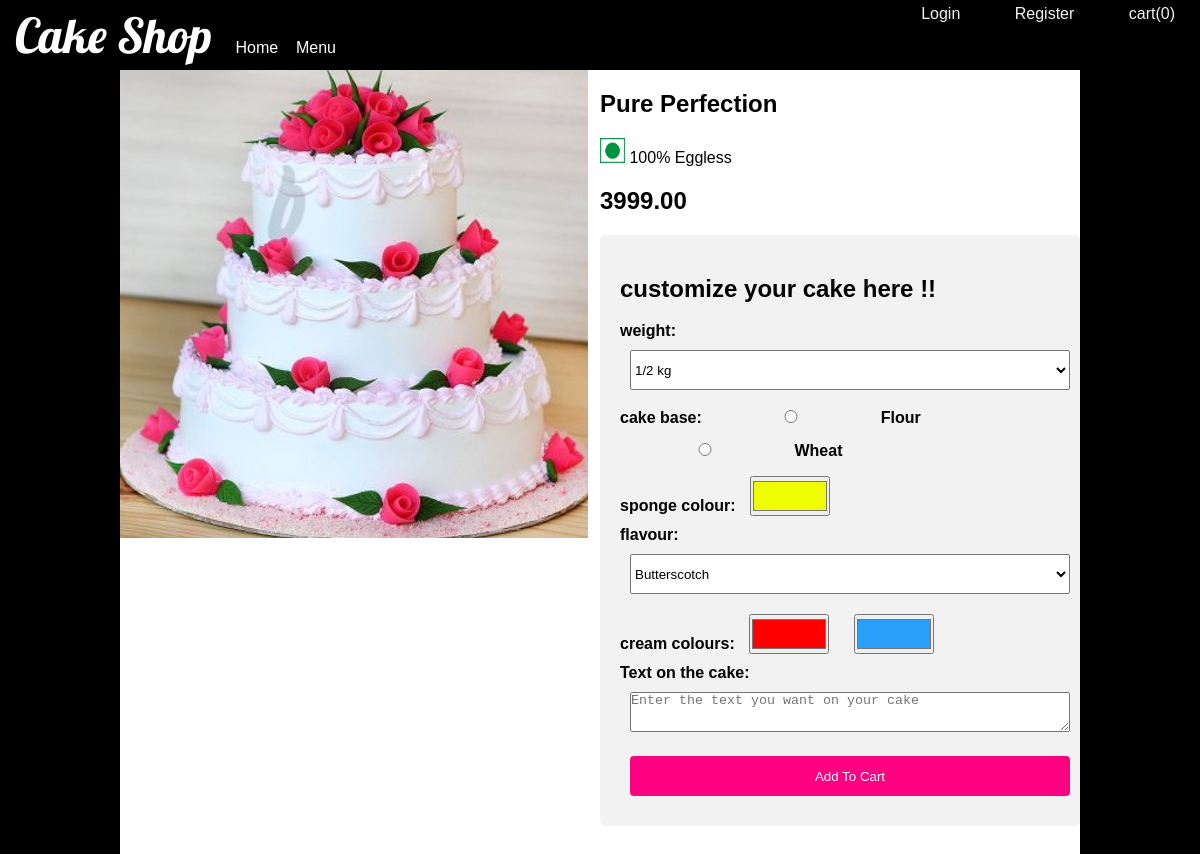
/6/, run on the app's committed database.
### store/models.py (models this page shows, shortened)
class ProductDetail(models.Model):
    name = models.CharField(max_length = 50)
    egg = models.BooleanField(default = True)
    image = models.ImageField(default='default.jpg',
                              upload_to='product_images')
    price = models.DecimalField(max_digits=6, decimal_places=2,default = 199)

### store/views.py (the view)
# urls.py: path('<int:pk>/', views.ProductDetailView.as_view(), name='store-detail'),
class ProductDetailView(DetailView,SingleObjectMixin):
    model = ProductDetail
    def get_context_data(self, **kwargs):
        if self.request.user.is_authenticated:
            customer = self.request.user.customer
            order, created = Order.objects.get_or_create(
            customer=customer, complete=False)
            items = order.orderitem_set.all()
            cartItems = order.get_cart_items
        else:
            items = []
            order = {'get_cart_total': 0, 'get_cart_items': 0}
            cartItems = order['get_cart_items']
        context = super().get_context_data(**kwargs)
        context['cartItems'] = cartItems
        return context

### templates/store/productdetail_detail.html (shortened to what this page needs)
{% extends "base.html" %} {% load static %}{% block content %}
<head>
</head>
<body bgcolor="black">
  <div class="centerDiv">
  <div class="div1">
  <div class="prodimg">
  <img class="details_img" src="{{ object.image.url }}" alt="" style="max-width:100%;max-height:100%;"/>
  </div>
  </div>
  <div class="div2">
<div class="desc"><h2>
{{ object.name }}</h2>
  <p> {% if product.egg %}
          <p class="card-text">
            <img style="width:25px;height:25px;"
              class="icon-egg"
              src="{% static 'images/non-veg.jpg' %}"
              alt=""
            />
            Contains Egg
          </p>
          {% else %}
          <p class="card-text">
            <img style="width:25px;height:25px;" class="icon-egg" src="{% static 'images/veg.jpg' %}" alt="" />
            100% Eggless
          </p>
          {% endif %}</p>
<h2><b>{{ object.price }}</b></h2>
</div>
<div id="form-messages">
<h2>customize your cake here !!</h2>
<form id="ajax-contact" method="post" >
<label for="weight">weight:</label>
  <select id="weight" name="weight">
    <option value="1/2">1/2 kg</option>
  </select><br>
  <label for="base">cake base:</label>
  <input type="radio" id="base" name="base" value="flour">
  <label for="flour">Flour</label>
  <input type="radio" id="base" name="base" value="Wheat">
  <label for="Wheat">Wheat</label><br>
<label for="sponge">sponge colour:</label>
  <input type="color" id="sponge" name="sponge" value="#eeff00">
<br>
<label for="flavour">flavour:</label>
  <select id="flavour" name="flavour">
    <option value="Butterscotch">Butterscotch</option>
  </select><br>
<label for="cream">cream colours:</label>
  <input type="color" id="cream" name="cream" value="#ff0000">
  <input type="color" id="cream" name="cream" value="#299ffa">
<br>
<label for="text">Text on the cake:</label><br>
<textarea id="message" name="message" rows="5" cols="30" placeholder="Enter the text you want on your cake"></textarea>
  <br>
  <button
                data-product="{{ object.id }}"
                data-action="add"
                type="submit"
                class="btn btn-outline-success add-btn update-cart"
              >
                Add To Cart
              </button>
</form>
</div>
  </div>
  </div>
</body>
{% endblock content %}

### templates/base.html (style rules this page uses)
body { padding: 0px; margin: 0; font-family: Arial, Helvetica, sans-serif; }

### templates/store/productdetail_detail.html (style rules this page uses)
.centerDiv { width: 80%; height:900px; margin: 0 auto; background-color:#FFA500 ; }
.div1 { width: 50%; height:100%; background-color:white ; float:left; }
.div2 { width: 50%; height:100%; background-color:white ; float:left; }
label { font-weight:bold; }
button { width: 100%; background-color: #FF0080; color: white; padding: 14px 20px; margin: 8px 0; border: none; border-radius: 4px; cursor: pointer; }
input[type=color] { height:40px;width:80px; }
#form-messages { border-radius: 5px; background-color: #f2f2f2; padding: 20px; }
input,button, textarea, select { width : 150px; padding: 0; margin: 10px; box-sizing: border-box; }
select { width:150px;height:30px; }
textarea,select,button { width:100%;height:40px; }

### data on the page
ProductDetail: image (picture), name "Pure Perfection", price "3999.00"

### other printed values
{{ cartItems }} "0"
